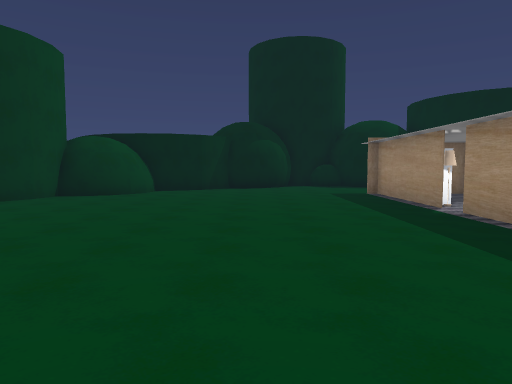
view 1 (above)

16 first-person views from a walk through a scene from a Unity 3-D project. The camera is 1.5 m above the floor, tilts 4° down and sees 70° across. Doors are open. The floor is counted in squares, 1.9 m on a side. Each view is taken from the middle of a square. On the plan, view 1 faces up. The plan holds only what a view shows up to about 12 squares ahead; the rest is blank. The place goes on beyond the plan. The player is left out. Some surface patterns are stand-ins.

view 2
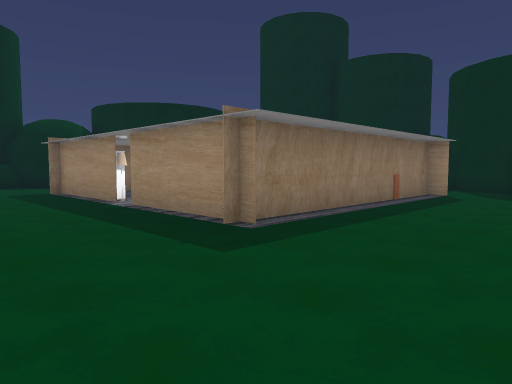

view 3
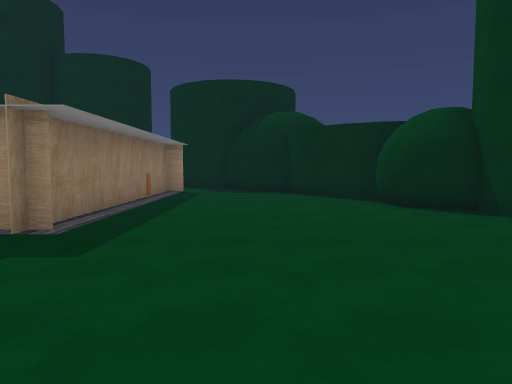

view 4
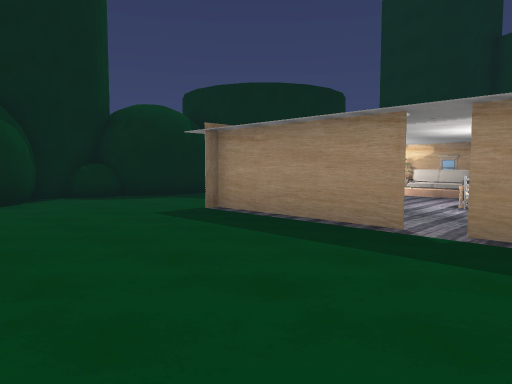

view 5
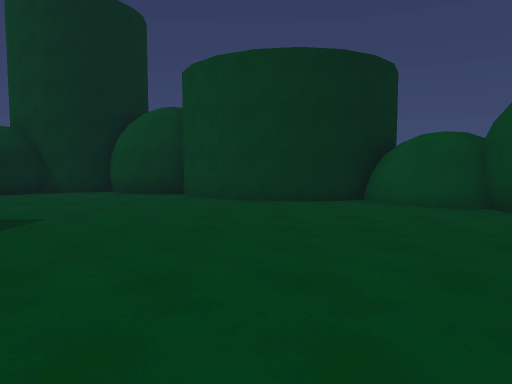

view 6
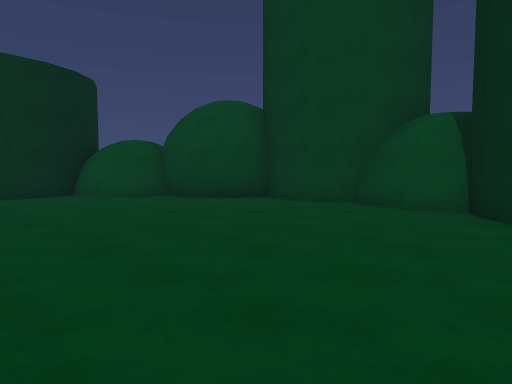

view 7
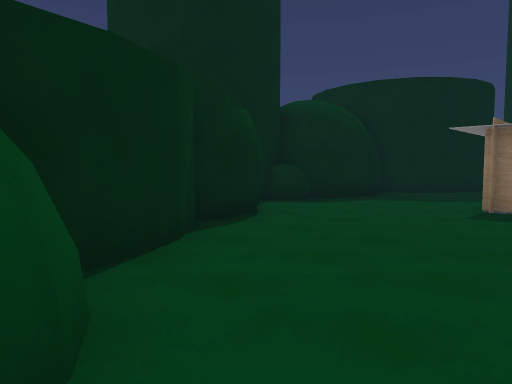

view 8
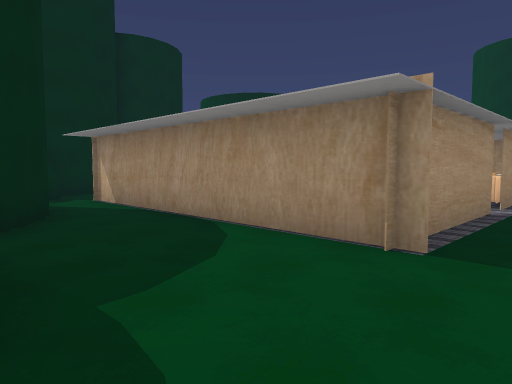

view 9
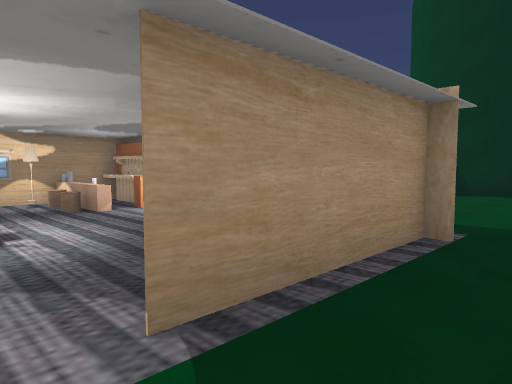

view 10
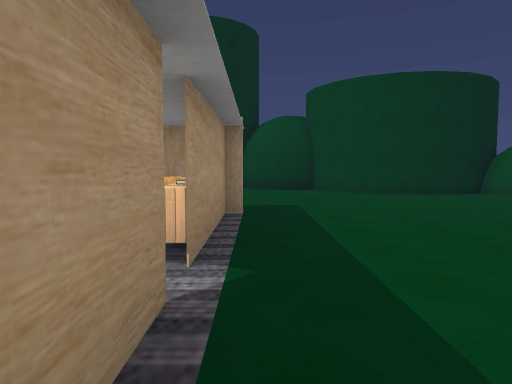

view 11
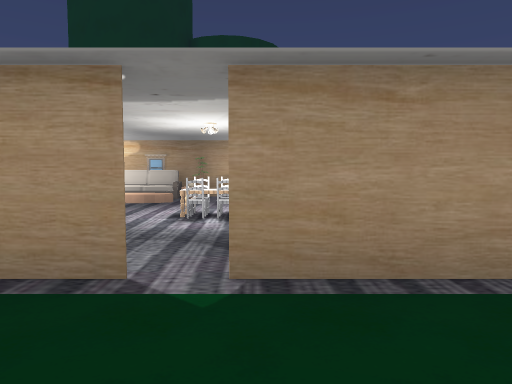

view 12
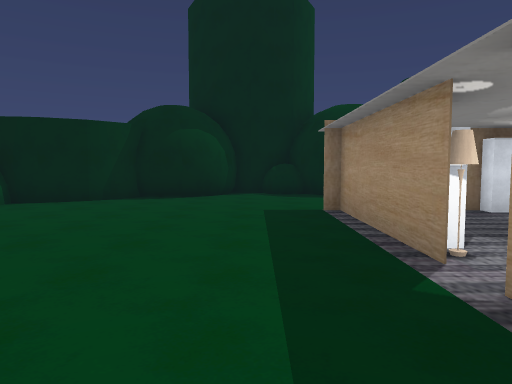

view 13
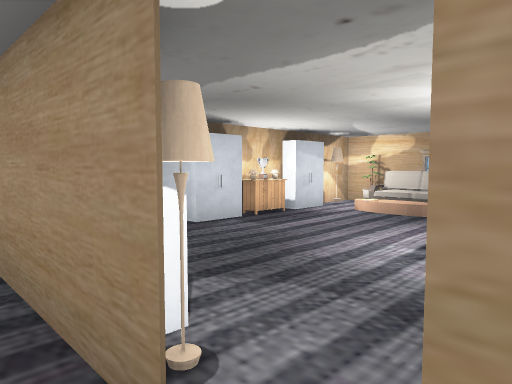

view 14
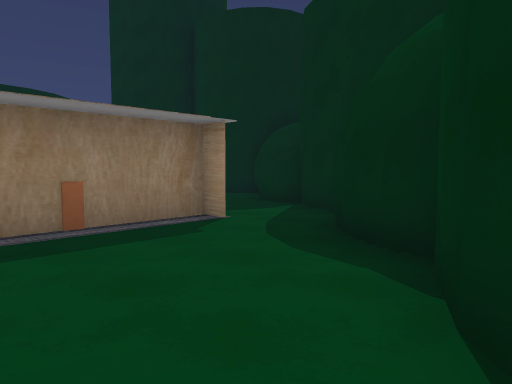

view 15
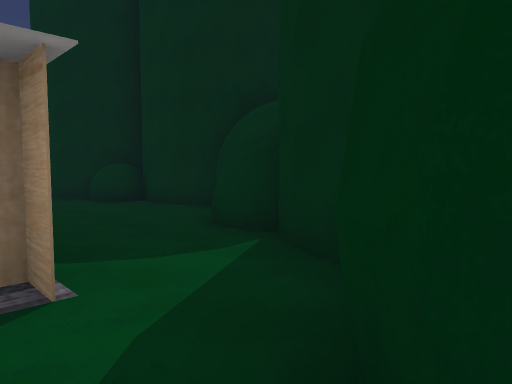

view 16
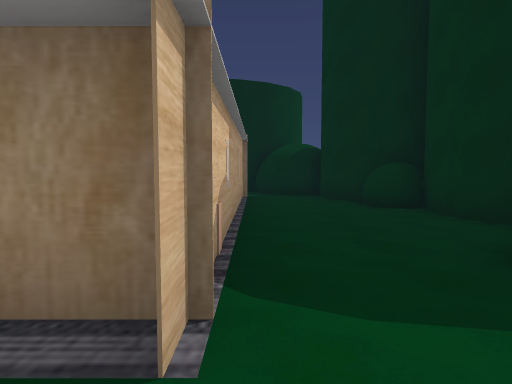

### Floor plan
Key: @ floor where view 1 was taken; # wall or solid block; . main floor; : floor 0.25 m higher than the main floor; D open door; O other object.
Columns run from 7 left of view 1 to 15 right of it. Each row starts with its distance up from view 1.
 15         ##O
 14       ###..#####
 13     ###........## #
 12    ##...........####
 11    #.......##########
 10  ###.......##OOOOOO.##
  9  #......... ....:O...#
  8 ##.........O....:##..O
  7 #.........DO.O ..O#..##
  6 #..........O.OO.. #...#
  5 #..........O....OO#...#
  4 #..........OO... O...##
  3 #..........# ##  O..##
  2 ##..................#
  1  #................. #
  0  ##....@..........#
 -1   ##.............##
 -2    #####........##
 -3        ##....####
 -4         ###.##
 -5           ###

Where each view was taken, in squares from view 1:
view 1: 0 up, 0 right, facing up
view 2: 1 down, 0 right, facing up-right
view 3: 0 up, 1 left, facing right
view 4: 5 up, 1 left, facing up-right
view 5: 7 up, 1 left, facing down
view 6: 9 up, 0 right, facing down-left
view 7: 9 up, 4 left, facing up-right
view 8: 14 up, 2 right, facing down-right
view 9: 7 up, 2 right, facing down-right
view 10: 9 up, 3 right, facing down
view 11: 6 up, 1 right, facing right
view 12: 4 up, 2 right, facing up
view 13: 6 up, 3 right, facing up-right
view 14: 2 down, 7 right, facing up-right
view 15: 0 up, 10 right, facing up-right
view 16: 1 up, 11 right, facing up
